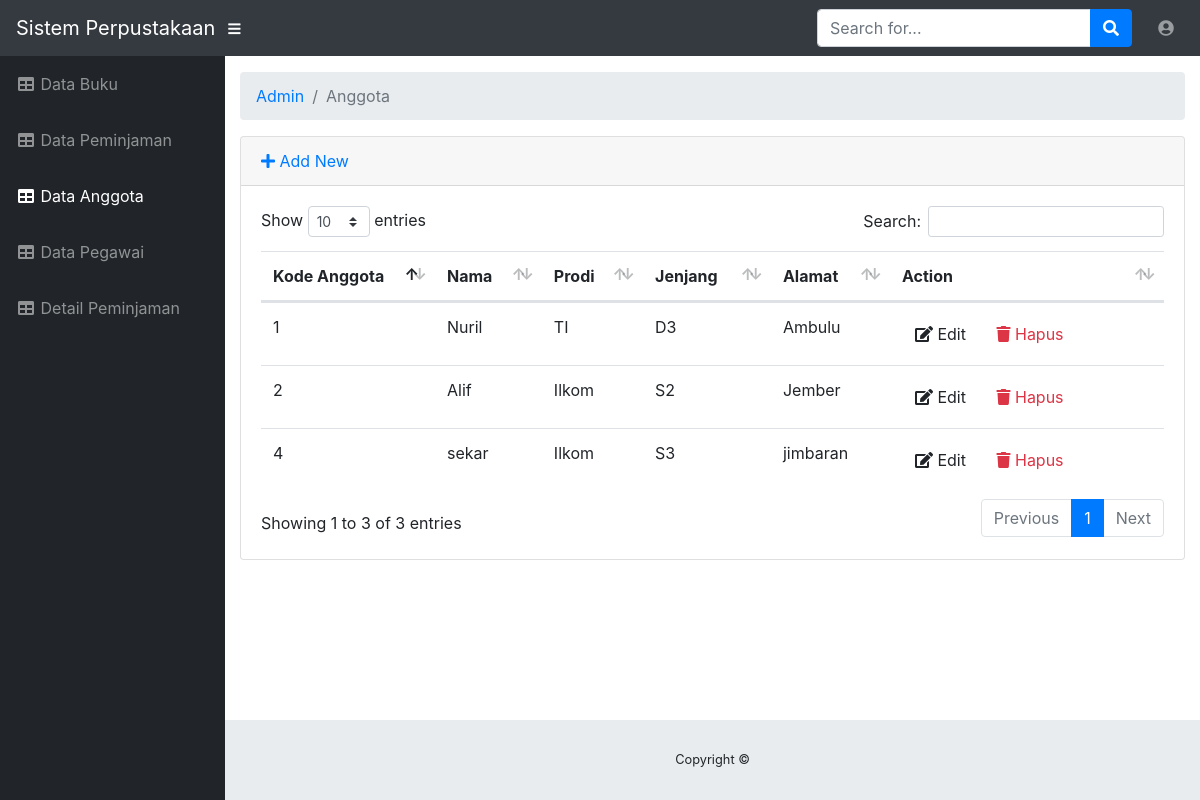
Screenshot of /index.php/admin/anggota with the database file from the repository.
### tables this page shows
CREATE TABLE `anggota` (
  `kd_anggota` int(11) NOT NULL,
  `nama` varchar(50) DEFAULT NULL,
  `prodi` varchar(20) DEFAULT NULL,
  `jenjang` varchar(10) DEFAULT NULL,
  `alamat` varchar(50) DEFAULT NULL
);

### application/controllers/admin/Anggota.php (called while the page is built, shortened)
<?php
class Anggota extends CI_Controller
{
    public function __construct()
    {
        $this->load->model('anggota_model');
    }
    public function index()
    {
        $data["anggota"] = $this->anggota_model->getAll();
        $this->load->view("admin/anggota/list", $data);
    }
}

### index.php (called while the page is built, shortened)
<?php
require_once BASEPATH.'core/CodeIgniter.php';

### application/models/Anggota_model.php (called while the page is built, shortened)
<?php
	class Anggota_model extends CI_Model
	{
		private $_table = "anggota";
		public function getAll(){
			return $this->db->get($this->_table)->result();
		}
   		}
?>

### application/views/admin/anggota/list.php (the view, shortened to what this page needs)
<!DOCTYPE html>
<html lang="en">
<head>
</head>
<body id="page-top">
	<div id="wrapper">
		<div id="content-wrapper">
			<div class="container-fluid">
				<div class="card mb-3">
					<div class="card-header">
						<a href="<?php echo site_url('admin/anggota/add') ?>"><i class="fas fa-plus"></i> Add New</a>
					</div>
					<div class="card-body">
						<div class="table-responsive">
							<table class="table table-hover" id="dataTable" width="100%" cellspacing="0">
								<thead>
									<tr>
										<th>Kode Anggota</th>
										<th>Nama</th>
										<th>Prodi</th>
										<th>Jenjang</th>
										<th>Alamat</th>
										<th>Action</th>
									</tr>
								</thead>
								<tbody>
									<?php foreach ($anggota as $anggota): ?>
									<tr>
										<td width="150">
											<?php echo $anggota->kd_anggota ?>
										</td>
										<td>
											<?php echo $anggota->nama ?>
										</td>
										<td>
											<?php
												echo $anggota->prodi
											?>
										</td>
										<td>
											<?php echo $anggota->jenjang ?>
										</td>
										<td>
											<?php
												echo $anggota->alamat
											?>
										</td>
										<td width="250">
											<a href="<?php echo site_url('admin/anggota/edit/'.$anggota->kd_anggota) ?>"
											 class="btn btn-small"><i class="fas fa-edit"></i> Edit</a>
											<a
											 href="<?php echo site_url('admin/anggota/delete/').$anggota->kd_anggota?>" class="btn btn-small text-danger"><i class="fas fa-trash"></i> Hapus</a>
										</td>
									</tr>
									<?php endforeach; ?>
								</tbody>
							</table>
						</div>
					</div>
				</div>
			</div>
		</div>
	</div>
</body>
</html>

### rows the page displays
anggota: kd_anggota "1", nama "Nuril", prodi "TI", jenjang "D3", alamat "Ambulu"
anggota: kd_anggota "2", nama "Alif", prodi "Ilkom", jenjang "S2", alamat "Jember"
anggota: kd_anggota "4", nama "sekar", prodi "Ilkom", jenjang "S3", alamat "jimbaran"

### other values shown
$segment "Admin"
$segment "Anggota"
